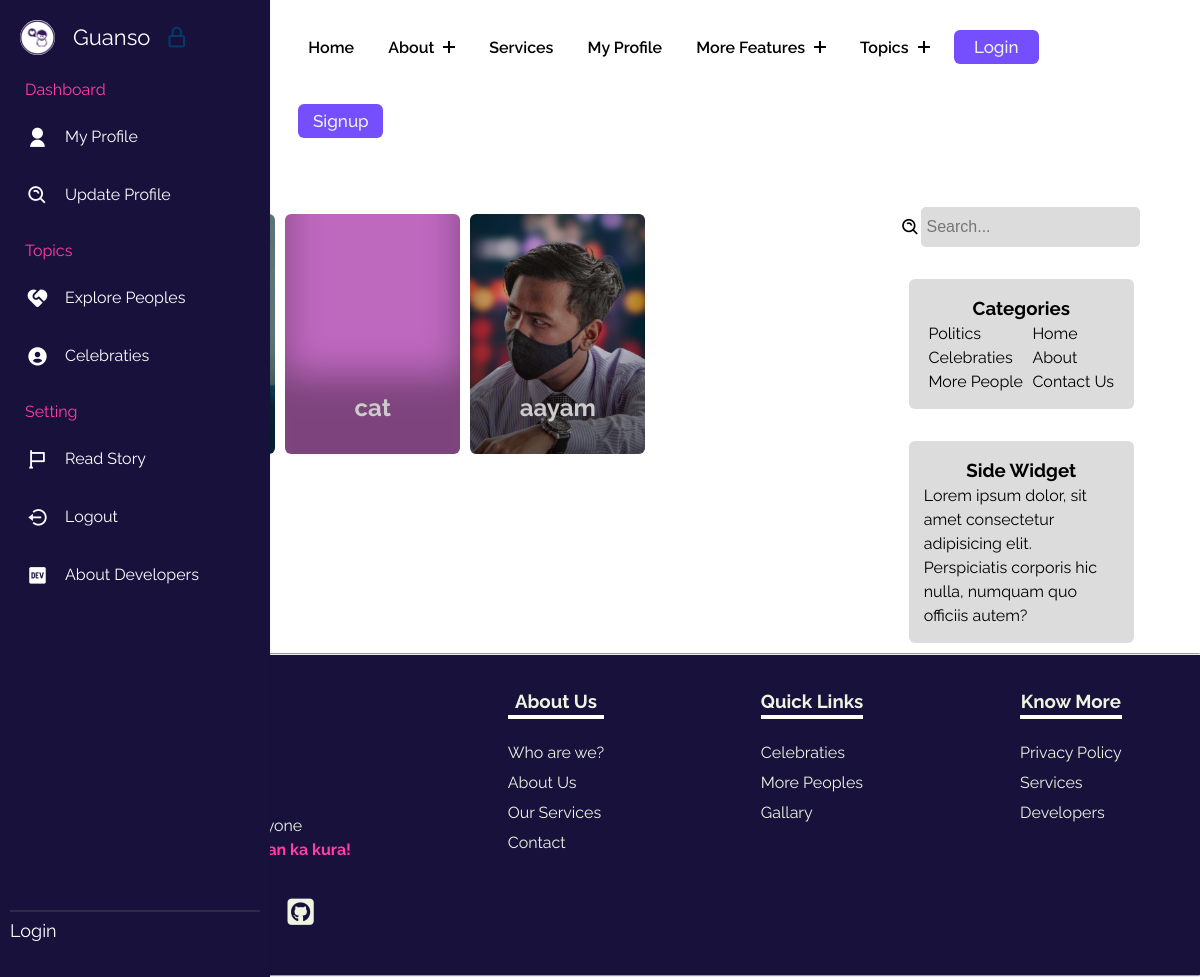
The app's page /persons/ with its own data.
### gunasoApp/models.py (models this page shows, shortened)
class Profile(models.Model):
    user = models.OneToOneField(User, on_delete=models.CASCADE, related_name="Profile")
    image = models.ImageField(upload_to="gunasoApp/images", blank=True, default="upload-image")

### gunasoApp/views.py (the view)
# urls.py: path('persons/',views.persons, name='person'),
def persons(request):
    allusers = Profile.objects.all() #[:4]
    context = {"allusers":allusers}
    return render(request, 'persons.html',context)

### templates/persons.html (shortened to what this page needs)
{% extends 'base.html' %}
{% load static %}
    {% block base_style%}
    {{ block.super }}
    <link rel="stylesheet" href="{% static 'styles/persons.css' %}">
    {% endblock base_style%}
    {% block content %}
    <div class="famoustopicsmain">
        <div class="containflex">
            <div class="leftside">
                <h2>Connect <span class="blue">with:</span></h2>
                <div class="gridcontain">
                    {% for allusers in allusers %}
                    <a href="../user/{{allusers.user}}">
                        <div class="card" style="background-image: url(../media/{{allusers.image}});">
                            <h2>{{allusers.user}}</h2>
                        </div>
                    </a>
                    {% endfor %}
                </div>
            </div>
            <div class="rightside">
                <div class="searchdiv">
                    <i class='bx bx-search-alt'></i>
                    <input class="searchinp" placeholder="Search..." type="text">
                </div>
                <div class="catandside">
                    <div class="categoriesdiv">
                        <h3>Categories</h3>
                        <div class="uls">
                            <ul class="lineone">
                                <li><a href="#">Politics</a></li>
                                <li><a href="#">Celebraties</a></li>
                                <li><a href="#">More People</a></li>
                            </ul>
                            <ul class="lineone">
                                <li><a href="/">Home</a></li>
                                <li><a href="/about">About</a></li>
                                <li><a href="/">Contact Us</a></li>
                            </ul>
                        </div>
                    </div>
                    <div class="categoriesdiv">
                        <h3>Side Widget</h3>
                        <p>Lorem ipsum dolor, sit amet consectetur adipisicing elit. Perspiciatis corporis hic nulla,
                            numquam quo officiis autem?</p>
                    </div>
                </div>
            </div>
        </div>
    </div>
    {% endblock %}

### static/styles/base.css (style rules this page uses)
:root { --dark: #754ffe; --darkgreen: #379683; --bcolor: #5CDB95; --cooltexr: #4a4b65; --backupgreen: #8EE4AF; --para: #EDF5E1; --mainheading: #FFF; --hotish: #FF3FA4; --skyblue: #525FE1; --footer: #18113c; }
body { line-height: 1.5; font-family: "Raleway", sans-serif; font-weight: 400; background-color: var(--mainheading); }
* { margin: 0; padding: 0; box-sizing: border-box; }
ul { z-index: 11; list-style: none; margin: 0; padding: 0; }

### static/styles/persons.css (style rules this page uses)
* { margin: 0; padding: 0; box-sizing: border-box; }
:root { --dark: #05386B; --darkgreen: #379683; --bcolor: #5CDB95; --backupgreen: #8EE4AF; --para: #EDF5E1; --mainheading: #FFF; --hotish: #FF3FA4; --skyblue: #525FE1; --deepdark: #1010; }
.blue { color: var(--skyblue); }
.famoustopicsmain { margin: 0 .5rem 0 5rem; }
.containflex { padding: 10px; display: flex; gap: 20px; }
.gridcontain { display: grid; gap: 10px; grid-template-columns: repeat(4, 1fr) }
.card { padding: 6px; height: 30vh; border-radius: 6px; box-shadow: rgba(0, 0, 0, 0.35) 0px -80px 36px -1px inset; background-color: violet; background-size: cover; background-position: center; background-repeat: no-repeat; filter: brightness(80%); }
a { text-decoration: none; }
.card h2 { text-align: center; position: relative; top: 170px; color: #ffffff; }
.leftside { padding: 0 10px 10px 10px; flex-basis: 70%; }
.rightside { padding-top: 13px; flex-basis: 30%; border-radius: 6px; }
.searchdiv { margin-top: 1rem; display: flex; align-items: center; margin-left: 2.5rem; }
.searchdiv i { line-height: 5vh; font-size: 20px; }
.searchinp { padding: 6px; width: 78%; background-color: gainsboro; height: 5vh; }
.searchinp { border: none; font-size: 16px; border-radius: 5px; }
.catandside { display: flex; flex-direction: column; align-items: center; }
.categoriesdiv { margin-top: 2rem; border-radius: 6px; padding: 15px; background-color: gainsboro; text-align: center; width: 70%; }
.categoriesdiv p { text-align: left; }
.uls { display: flex; justify-content: space-around; }
.uls ul { text-align: left; }
.uls ul li a { text-decoration: none; color: #000; cursor: pointer; }

### records on screen
Profile: user "cat"
Profile: image (picture), user "aayam"
